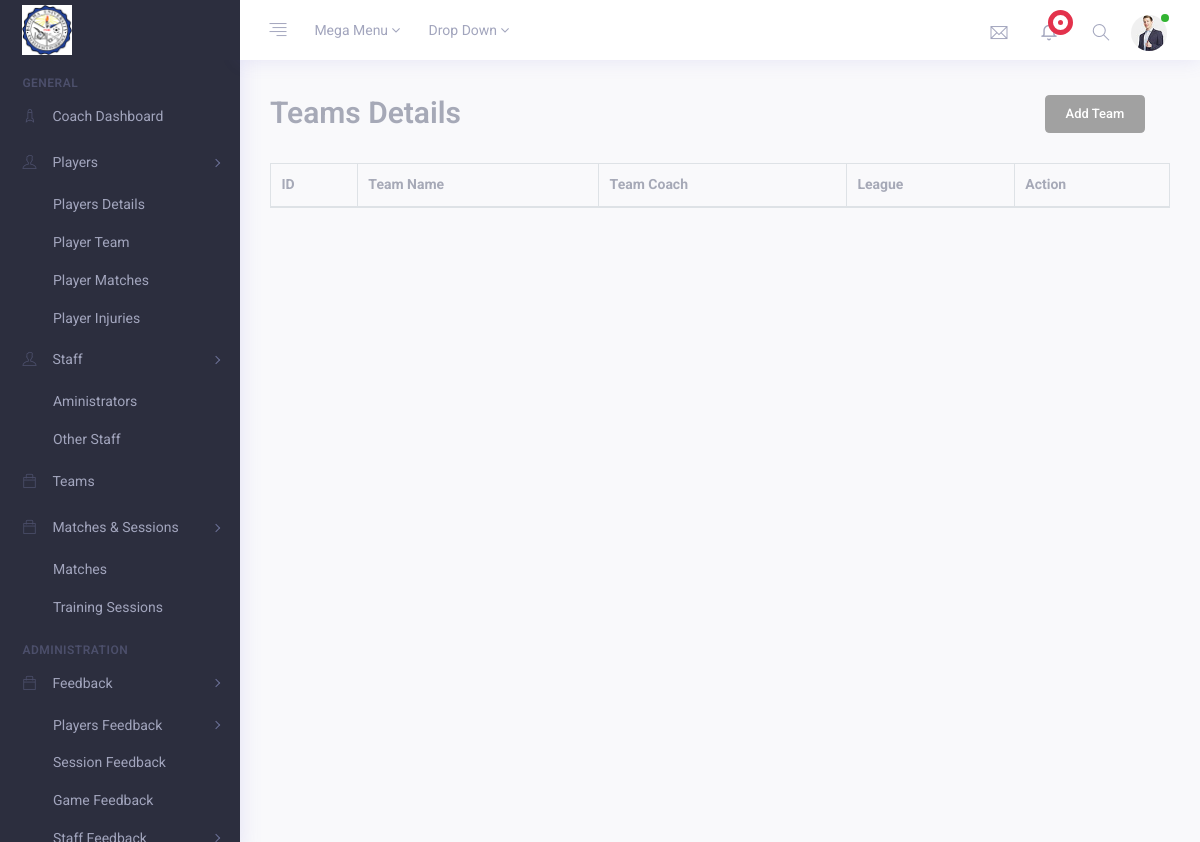
The app's page /coach/coach_teams/, older data.
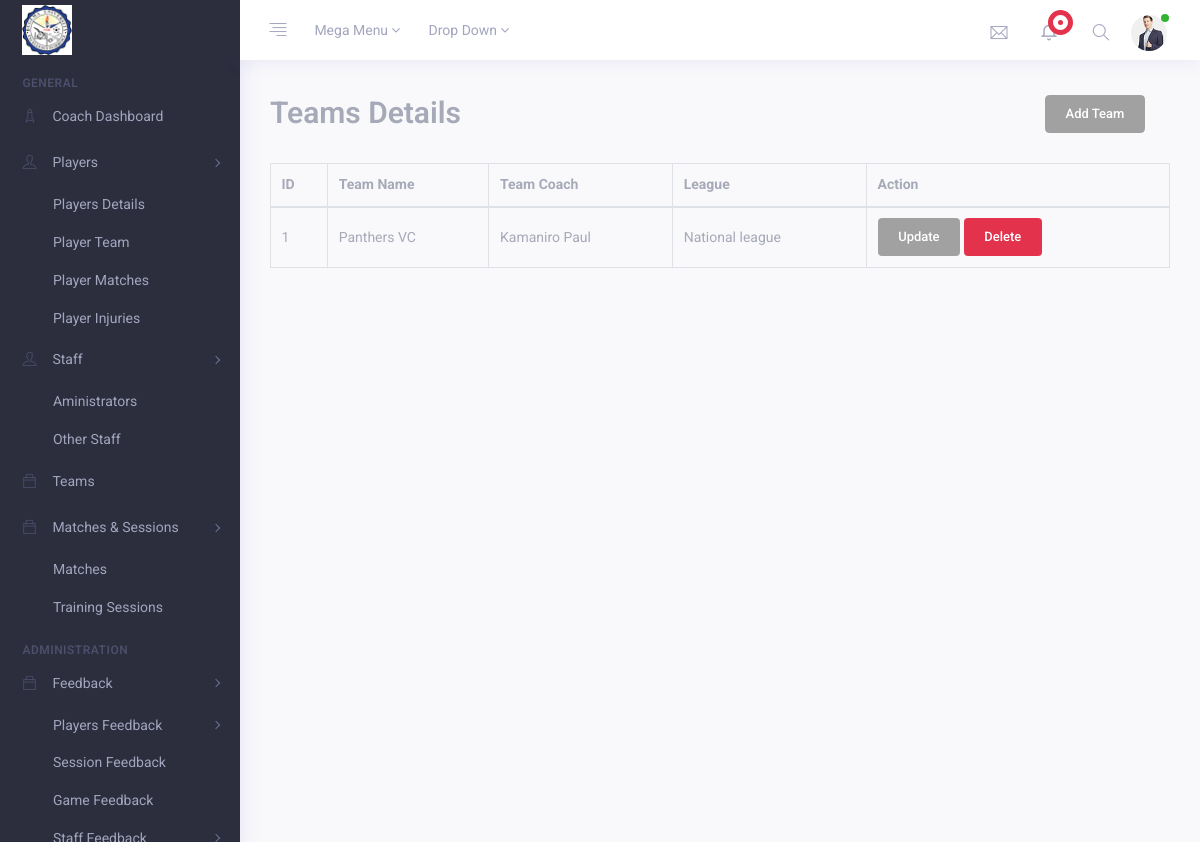
The same page, newer data.
### administrator/models.py (models this page shows)
class Team(models.Model):
    team_id = models.AutoField(primary_key=True)
    team_name = models.CharField(max_length=100)
    coach_name = models.CharField(max_length=100)
    league_choices = [
        ('National league', 'National league'),
        ('Corporate league', 'Corporate league'),
    ]
    league = models.CharField(max_length=30, choices=league_choices, default='National league')

### coach/views.py (the view)
# urls.py: path('coach_teams/', views.coach_teams, name="coach_teams"),
def coach_teams(request):
    coach_teams = Team.objects.all()
    return render(request, "coach_teams.html", {'coach_teams': coach_teams})

### coach/templates/coach_teams.html (shortened to what this page needs)
{% extends 'coachroot.html' %}
{% load static %}
{% block content %}
{% load crispy_forms_tags %}
<div class="container-fluid">
    <div class="row">
        <div class="col-md-12 m-b-30">
            <form method="POST" action="">
                <div class="row">
                  <div class="col-10">
                    <h2 class="text-muted">Teams Details</h2>
                  </div>
                  <div class="col-2">
                    <a class="btn btn-lg btn-secondary" href="{% url 'coach_add_team' %}" role="button">Add Team</a>
                  </div>
              </div><br />
                <div class="display_table">
                    <table class='table table-bordered'>
                      <thead>
                        <tr>
                          <th>ID</th>
                          <th>Team Name</th>
                          <th>Team Coach</th>
                          <th>League</th>
                          <th>Action</th>
                        </tr>
                      </thead>
                      {% for team in coach_teams %}
                      <tbody>
                        <tr>
                          <td>{{ team.team_id }}</td>
                          <td>{{ team.team_name }}</td>
                          <td>{{ team.coach_name }}</td>
                          <td>{{ team.league }}</td>
                          <td>
                              <a href="" class="btn btn-secondary">Update</a>
                              <a href="" class="btn btn-danger">Delete</a>
                          </td>
                        </tr>
                      </tbody>
                      {% endfor %}
                    </table>
            </form>
        </div>
    </div>
</div>
{% endblock content %}

Row changes from the older to the newer data that the page shows:
added Team: team_id "1", team_name "Panthers VC", coach_name "Kamaniro Paul", league "National league"
